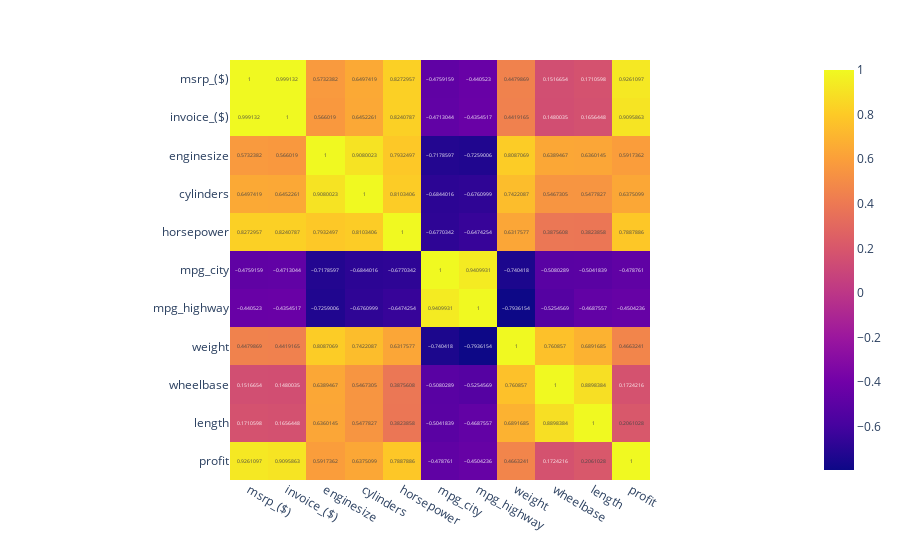

The notebook cell saved with this chart:
### Markdown cell above
# •	Bivariate Analysis

### Code cell
px.imshow(df.select_dtypes('number').corr() , text_auto=True)

### Figure 1 — Plotly figure (JSON) as saved in the notebook; plotly's stock layout.template omitted (floating-point values rounded to 4 significant figures)
{"data": [{"coloraxis": "coloraxis", "hovertemplate": "x: %{x}<br>y: %{y}<br>color: %{z}<extra></extra>", "name": "0", "texttemplate": "%{z}", "type": "heatmap", "x": ["msrp_($)", "invoice_($)", "enginesize", "cylinders", "horsepower", "mpg_city", "mpg_highway", "weight", "wheelbase", "length", "profit"], "xaxis": "x", "y": ["msrp_($)", "invoice_($)", "enginesize", "cylinders", "horsepower", "mpg_city", "mpg_highway", "weight", "wheelbase", "length", "profit"], "yaxis": "y", "z": [[1, 0.9991, 0.5732, 0.6497, 0.8273, -0.4759, -0.4405, 0.448, 0.1517, 0.1711, 0.9261], [0.9991, 1, 0.566, 0.6452, 0.8241, -0.4713, -0.4355, 0.4419, 0.148, 0.1656, 0.9096], [0.5732, 0.566, 1, 0.908, 0.7932, -0.7179, -0.7259, 0.8087, 0.6389, 0.636, 0.5917], [0.6497, 0.6452, 0.908, 1, 0.8103, -0.6844, -0.6761, 0.7422, 0.5467, 0.5478, 0.6375], [0.8273, 0.8241, 0.7932, 0.8103, 1, -0.677, -0.6474, 0.6318, 0.3876, 0.3824, 0.7888], [-0.4759, -0.4713, -0.7179, -0.6844, -0.677, 1, 0.941, -0.7404, -0.508, -0.5042, -0.4788], [-0.4405, -0.4355, -0.7259, -0.6761, -0.6474, 0.941, 1, -0.7936, -0.5255, -0.4688, -0.4504], [0.448, 0.4419, 0.8087, 0.7422, 0.6318, -0.7404, -0.7936, 1, 0.7609, 0.6892, 0.4663], [0.1517, 0.148, 0.6389, 0.5467, 0.3876, -0.508, -0.5255, 0.7609, 1, 0.8898, 0.1724], [0.1711, 0.1656, 0.636, 0.5478, 0.3824, -0.5042, -0.4688, 0.6892, 0.8898, 1, 0.2061], [0.9261, 0.9096, 0.5917, 0.6375, 0.7888, -0.4788, -0.4504, 0.4663, 0.1724, 0.2061, 1]]}], "layout": {"coloraxis": {"colorscale": [[0, "#0d0887"], [0.1111, "#46039f"], [0.2222, "#7201a8"], [0.3333, "#9c179e"], [0.4444, "#bd3786"], [0.5556, "#d8576b"], [0.6667, "#ed7953"], [0.7778, "#fb9f3a"], [0.8889, "#fdca26"], [1, "#f0f921"]]}, "margin": {"t": 60}, "xaxis": {"anchor": "y", "constrain": "domain", "domain": [0, 1], "scaleanchor": "y"}, "yaxis": {"anchor": "x", "autorange": "reversed", "constrain": "domain", "domain": [0, 1]}}}
